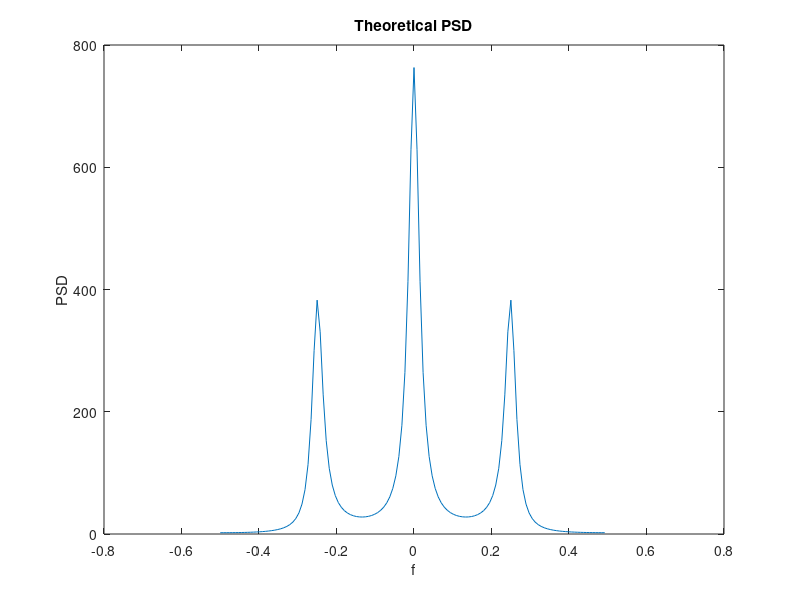

The MATLAB source for this figure:
var = 25;   %%%%variance of the noise random sequence
N = 128;
L = 8;
D = 0 ;    %%%%overlap samples
f = -0.5:1/N:0.5*(N-1)/N;
z = exp(-1i*2*pi*f); 
for i = 1:N
   z(i) = 1/z(i);
   H(i) = 1-0.9*z(i)+0.81*z(i)*z(i)-0.729*z(i)*z(i)*z(i);   %%%%%digital filter transfer function
   H(i) = 1/H(i);
end
plot(f,abs(H.^2)*var);    %%%%%Theoretical PSD
title('Theoretical PSD');
xlabel('f');
ylabel('PSD');
